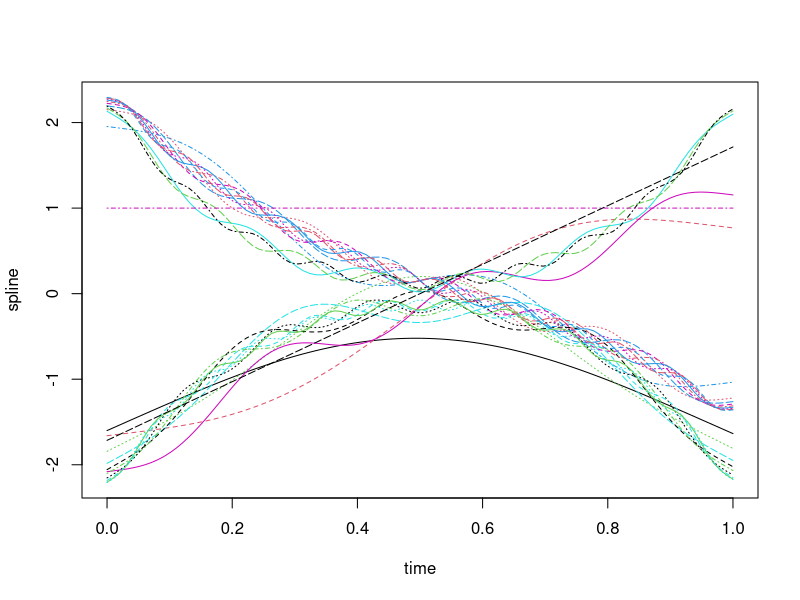

Here is the R script that generated this plot: (Note: this script raises an error after producing the figure.)
library(mgcv)
nt <- 100
tt <- seq(from = 0, to = 1, length.out = nt)
nreg <- 5
nsub <- 50
ndf <- 25
sqexp <- function(t, tp) {
  exp(-(t - tp)^2)
}
kern <- matrix(0, nrow = nt, ncol = nt)
for (i in 1:nt) {
  for (j in 1:nt) {
    kern[i, j] <- sqexp(tt[i], tt[j])
  }
}
Y <- matrix(0, nrow = nsub * nt, ncol = nreg)
Y[1,1] <- NA
Y[1,1:nreg] <- NA
Y[2,1:nreg] <- NA
X <- matrix(1, nrow = nsub)
basisobj <- mgcv::smoothCon(s(tt, k = ndf, bs = "tp", m = 2), data.frame(tt), absorb.cons = FALSE)
B <- basisobj[[1]]$X
penalty <- basisobj[[1]]$S[[1]] * basisobj[[1]]$S.scale
matplot(tt, B, xlab = "time", ylab = "spline", type = "l")
run_mcmc(Y, X, B, tt, penalty, 4, 1000, 100, 1)
